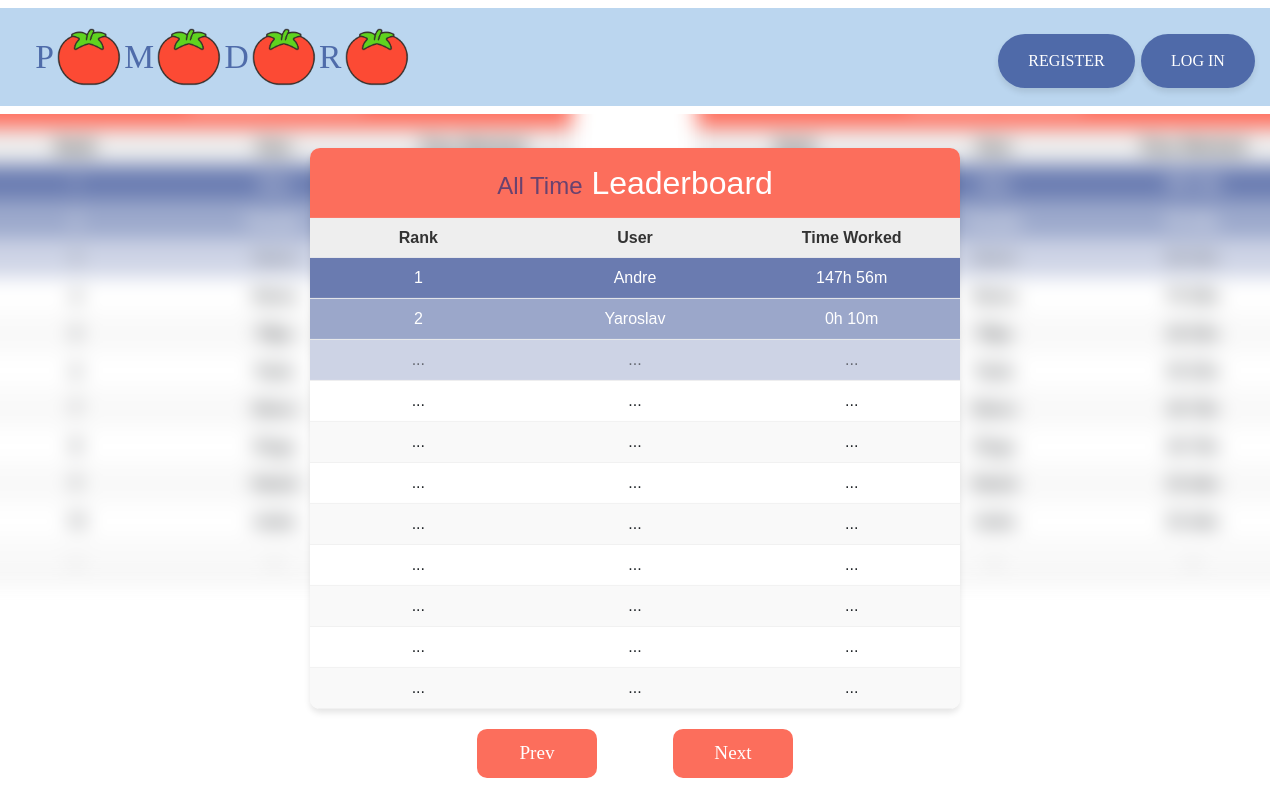
The app's page /leaderboard?timeframe=&action=prev, older data.
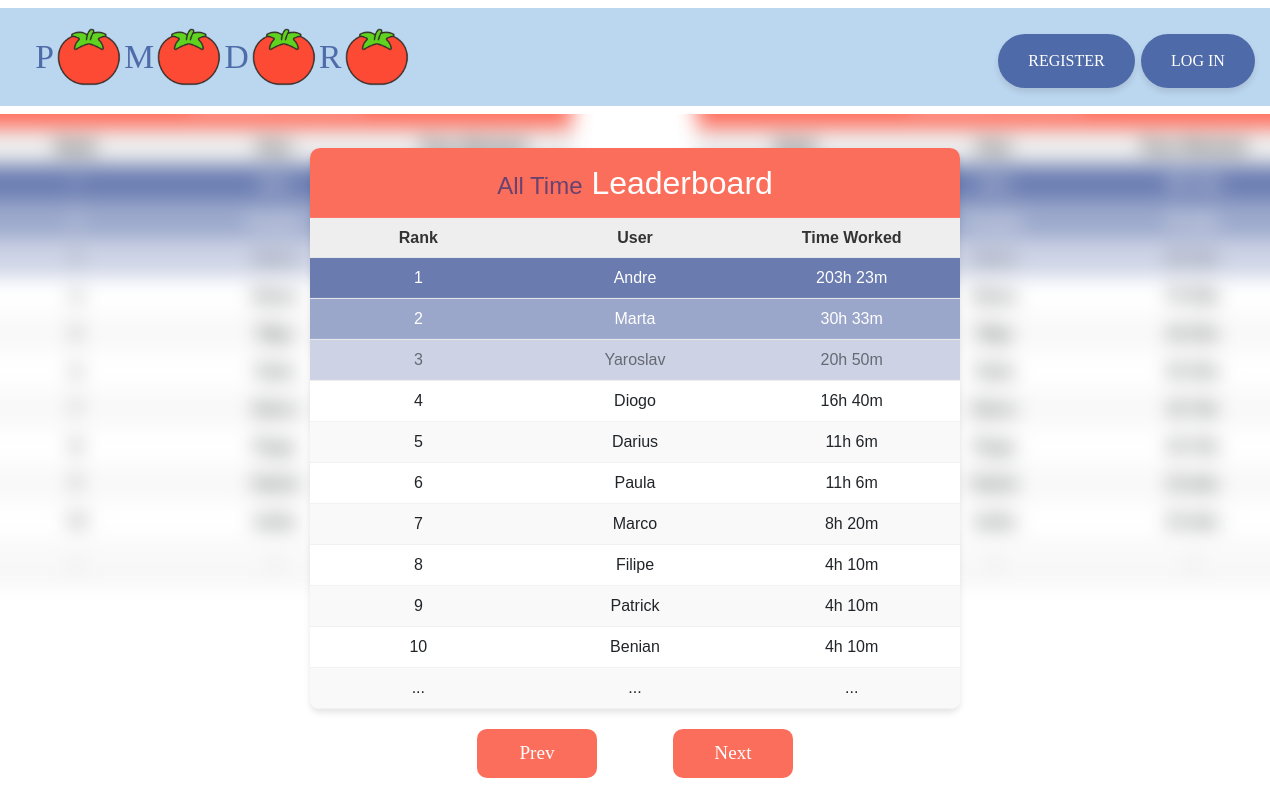
The same page, newer data.
### tables this page shows
CREATE TABLE users (
    id INTEGER PRIMARY KEY AUTOINCREMENT NOT NULL,
    username TEXT NOT NULL, hash TEXT NOT NULL
);

### blueprints/main/leaderboard.py (the view)
@leaderboard_bp.route('/leaderboard', methods=['GET'])
def show_leaderboard():
	timeframe = request.args.get('timeframe')
	current_index = session.get('current_index', 0)
	is_refresh = request.headers.get('X-Refresh') == 'true'
	if is_refresh:
		action = None
	else:
		action = request.args.get('action')
	if action == 'prev':
		current_index = (current_index - 1) % len(TIMEFRAMES)  # Wrap around with modulo
	elif action == 'next':
		current_index = (current_index + 1) % len(TIMEFRAMES)  # Wrap around with modulo
	session['current_index'] = current_index
	timeframe = TIMEFRAMES[current_index]
	return leaderboard(timeframe)

### app.py (called while the page is built)
@app.after_request
def after_request(response):
	response.headers["Cache-Control"] = "no-cache, no-store, must-revalidate"
	response.headers["Expires"] = 0
	response.headers["Pragma"] = "no-cache"
	return response

### templates/leaderboard.html (shortened to what this page needs)
{% extends "layout.html" %}
{% block main %}
	<div class="leaderboard-container">
		<div class="leaderboard">
			<h2><span style="color: rgba(7, 36, 124, 0.6); font-size: 24px;">{{ message }}</span> Leaderboard</h2>
			<div class="leaderboard-header leader-container">
				<div class="rank">Rank</div>
				<div class="user">User</div>
				<div class="time">Time Worked</div>
			</div>
			<div class="leaderboard-rows ">
				{% for entry in leaderboard_data %}
					<div class="leaderboard-row leader-container">
						<div class="rank">{{ entry.rank }}</div>
						<div class="user">{{ entry.username }}</div>
						<div class="time">{{ entry.total_time }}</div>
					</div>
				{% endfor %}
				{% if leaderboard_data|length < 11 %}
					{% for i in range(leaderboard_data|length, 11) %}
						<div class="leaderboard-row more-users leader-container">
							<div class="rank">...</div>
							<div class="user">...</div>
							<div class="time">...</div>
						</div>
					{% endfor %}
				{% endif %}
			</div>
		</div>
		<div class="leaderboard-navigation">
			<a href="{{ url_for('main.leaderboard.show_leaderboard', timeframe=timeframe, action='prev') }}">
				<button>Prev</button>
			</a>
			<a href="{{ url_for('main.leaderboard.show_leaderboard', timeframe=timeframe, action='next') }}">
				<button>Next</button>
			</a>
		</div>
	</div>
	<div class="blurred-leaderboards-left">
		<img src="{{ url_for('static', filename='images/day-leaderboard.png') }}" alt="Day Leaderboard" class="blurred-leaderboard-left">
	</div>
	<div class="blurred-leaderboards-right">
		<img src="{{ url_for('static', filename='images/day-leaderboard.png') }}" alt="Day Leaderboard" class="blurred-leaderboard-right">
	</div>
{% endblock %}

### templates/layout.html (shortened to what this page needs)
<!DOCTYPE html>
<html lang="en">
	<head>
		<link href="https://cdn.jsdelivr.net/npm/bootstrap@5.3.3/dist/css/bootstrap.min.css" rel="stylesheet">
		<link href="/static/css/styles.css" rel="stylesheet">
		<link href="/static/css/calendar.css" rel="stylesheet">
		<link href="/static/css/leaderboard.css" rel="stylesheet">
		<link href="/static/css/statistics.css" rel="stylesheet">
		<link href="/static/css/buttons.css" rel="stylesheet">
		<link href="/static/css/nav.css" rel="stylesheet">
	</head>
	<body>
		<nav class="navbar navbar-light">
			<div class="container-fluid blue-band navbar-expand-md">
				<a class="navbar-brand" href="/">
					<span class="letter">P</span>
					<img src="{{ url_for('static', filename='images/tomato.png') }}" class="nav-img" alt="o">
					<span class="letter">M</span>
					<img src="{{ url_for('static', filename='images/tomato.png') }}" class="nav-img" alt="o">
					<span class="letter">D</span>
					<img src="{{ url_for('static', filename='images/tomato.png') }}" class="nav-img" alt="o">
					<span class="letter">R</span>
					<img src="{{ url_for('static', filename='images/tomato.png') }}" class="nav-img" alt="o">
				</a>
				<div class="collapse navbar-collapse" id="navbar">
					{% if session["user_id"] %}
						<ul class="navbar-nav me-auto mt-2">
							<li class="nav-item"><a class="btn" href="/statistics">Statistics</a></li>
							<li class="nav-item"><a class="btn" href="/calendar">Calendar</a></li>
							<li class="nav-item"><a class="btn" href="/leaderboard">Leaderboard</a></li>
						</ul>
						<ul class="navbar-nav ms-auto mt-2">
							<li class="nav-item"><a class="btn" href="/logout">Log Out</a></li>
						</ul>
					{% else %}
						<ul class="navbar-nav ms-auto mt-2">
							<li class="nav-item"><a class="btn" href="/register">Register</a></li>
							<li class="nav-item"><a class="btn" href="/login">Log In</a></li>
						</ul>
					{% endif %}
				</div>
			</div>
		</nav>
		<main class="container py-5 text-center futura">
			{% block main %}{% endblock %}
		</main>
	</body>
</html>

### static/css/styles.css (style rules this page uses)
:root { --grey-color: rgba(200, 200, 200, 0.3); --darkblue-color: rgba(7, 36, 124, 0.6); --red-color: rgba(252, 74, 52, 0.8); --green-color: rgba(95, 211, 31, 1); --blue-color: rgba(30, 119, 201, 0.3); }
body { background-color: white; background-size: 20px 20px; background-position: center; }
.futura { font-family: 'Futura'; }
.container { display: flex; justify-content: center; align-items: center; }

### static/css/leaderboard.css (style rules this page uses)
.leaderboard { width: 100%; max-width: 650px; margin: 0; background-color: #ffffff; border-radius: 10px; box-shadow: 0 4px 6px rgba(0, 0, 0, 0.1); font-family: 'Futura', sans-serif; overflow: hidden; }
.leaderboard h2 { text-align: center; background-color: rgba(252, 74, 52, 0.8); color: white; padding: 1rem; margin: 0; }
.leaderboard-header { display: grid; grid-template-columns: 1fr 2fr 2fr; background-color: rgba(200, 200, 200, 0.3); font-weight: bold; padding: 0.5rem; text-align: left; color: #333; }
.leaderboard-rows { display: flex; flex-direction: column; }
.leaderboard-row { display: grid; grid-template-columns: 1fr 2fr 2fr; padding: 0.5rem; border-bottom: 1px solid #f0f0f0; align-items: center; }
.leaderboard-row:nth-child(odd) { background-color: #f9f9f9; }
.leaderboard-row:first-child { background-color: rgba(7, 36, 124, 0.6); color: rgba(255, 255, 255); }
.leaderboard-row:nth-child(2) { background-color: rgba(7, 36, 124, 0.4); color: rgba(255, 255, 255); }
.leaderboard-row:nth-child(3) { background-color: rgba(7, 36, 124, 0.2); color: rgba(0, 0, 0, 0.5); }
.leader-container { display: grid; grid-template-columns: 1fr 1fr 1fr; text-align: center; gap: 1rem; }
.leaderboard-container { width: 100%; max-width: 650px; position: absolute; top: 50%; left: 50%; transform: translate(-50%, -40%); align-items: center; flex-direction: column; align-items: center; }
.blurred-leaderboards-left { display: flex; flex-direction: row; gap: 1rem; left: -200px; z-index: -1; width: 100%; max-width: 600px; position: absolute; top: 50%; left: 50%; transform: translate(-110%, -65%); }
.blurred-leaderboard-left { width: 100%; height: auto; filter: blur(10px); }
.blurred-leaderboards-right { display: flex; flex-direction: row; gap: 1rem; left: +200px; z-index: -1; width: 100%; max-width: 600px; position: absolute; top: 50%; left: 50%; transform: translate(10%, -65%); }
.blurred-leaderboard-right { width: 100%; height: auto; filter: blur(10px); }
.leaderboard-navigation { display: flex; flex-direction: row; gap: 1rem; margin-top: 20px; justify-content: center; }
.leaderboard-navigation button { flex: none; width: 120px; background-color: rgba(252, 74, 52, 0.8); color: white; border: none; cursor: pointer; margin-right: 30px; margin-left: 30px; border-radius: 10px; }

### static/css/buttons.css (style rules this page uses)
button { padding: 10px 20px; font-size: 1.2em; cursor: pointer; background-color: #28a745; color: white; border: none; border-radius: 5px; }

### static/css/nav.css (style rules this page uses)
nav .navbar-brand { padding: 20px; font-size: 3em; display: flex; align-items: center; }
.letter { font-family: 'Futura'; color: rgba(7, 36, 124, 0.6); font-size: 0.7em; line-height: 1; margin: 0.2rem 0.2rem; }
.nav-img { height: 1.2em; width: auto; }
nav { background-color: white; background-image: none; position: absolute; width: 100%; }
nav .navbar-nav { display: flex; align-items: center; }
.blue-band { background-color: rgba(30, 119, 201, 0.3); width: 100%; top: 0; position: relative; }
.btn { font-family: 'Futura'; border-radius: 50px; margin: 0 0.2rem; padding: 15px 30px; background-color: rgba(7, 36, 124, 0.6); color: rgb(255, 255, 255); border: none; cursor: pointer; transition: background-color 0.3s, transform 0.2s; text-align: center; text-decoration: none; display: inline-block; text-transform: uppercase; box-shadow: 0 4px 6px rgba(0, 0, 0, 0.1); vertical-align: middle; }

Row changes from the older to the newer data that the page shows:
computed for users "Andre": total_time "147h 56m" → "203h 23m"
now on this page (row unchanged): users: rank "2", username "Marta", total_time "30h 33m"
computed for users "Yaroslav": rank "2" → "3"; total_time "0h 10m" → "20h 50m"
added users: rank "4", username "Diogo", total_time "16h 40m"
added users: rank "5", username "Darius", total_time "11h 6m"
now on this page (row unchanged): users: rank "6", username "Paula", total_time "11h 6m"
added users: rank "7", username "Marco", total_time "8h 20m"
added users: rank "8", username "Filipe", total_time "4h 10m"
added users: rank "9", username "Patrick", total_time "4h 10m"
added users: rank "10", username "Benian", total_time "4h 10m"
